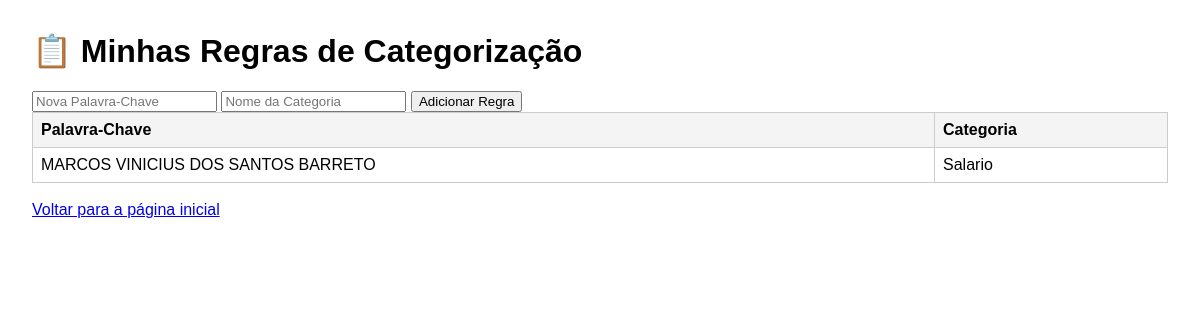
The app's page /regras/ (signed in), older data.
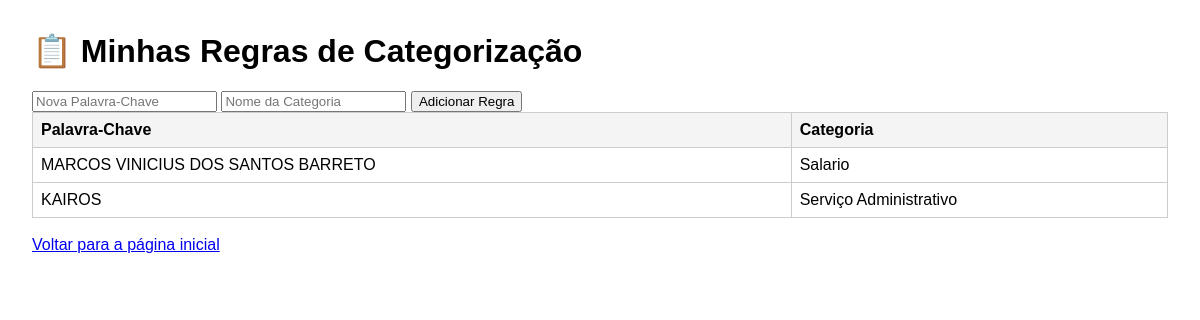
The same page, newer data.
### analisador/models.py (models this page shows)
class Regra(models.Model):
    usuario = models.ForeignKey(User, on_delete=models.CASCADE)
    palavra_chave = models.CharField(max_length=100)
    categoria = models.CharField(max_length=100)

### analisador/views.py (the view, shortened to what this page needs)
# urls.py: path('regras/', views.gerenciar_regras, name='gerenciar_regras'),
@login_required
def gerenciar_regras(request):
    regras_do_usuario = Regra.objects.filter(usuario=request.user)
    contexto = {
        'regras': regras_do_usuario
    }
    return render(request, 'analisador/gerenciar_regras.html', contexto)

### analisador/templates/analisador/gerenciar_regras.html (shortened to what this page needs)
<!DOCTYPE html>
<html lang="pt-br">
<head>
</head>
<body>
    <h1>📋 Minhas Regras de Categorização</h1>
    <form method="POST">
        <input type="text" name = "palavra_chave" placeholder="Nova Palavra-Chave" required>
        <input type = "text" name="categoria" placeholder="Nome da Categoria" required>
        <button type ="submit">Adicionar Regra</button>
    </form>
    <table>
        <thead>
            <tr>
                <th>Palavra-Chave</th>
                <th>Categoria</th>
            </tr>
        </thead>
        <tbody>
            {% for regra in regras %}
            <tr>
                <td>{{ regra.palavra_chave }}</td>
                <td>{{ regra.categoria }}</td>
            </tr>
            {% endfor %}
        </tbody>
    </table>
    <br>
    <a href="{% url 'home' %}">Voltar para a página inicial</a>
</body>
</html>

### analisador/templates/analisador/gerenciar_regras.html (style rules this page uses)
body { font-family: sans-serif; margin: 2em; }
table { width: 100%; border-collapse: collapse; }
th, td { border: 1px solid #ccc; padding: 8px; text-align: left; }
th { background-color: #f4f4f4; }

Row changes from the older to the newer data that the page shows:
added Regra: palavra_chave "KAIROS", categoria "Serviço Administrativo"
